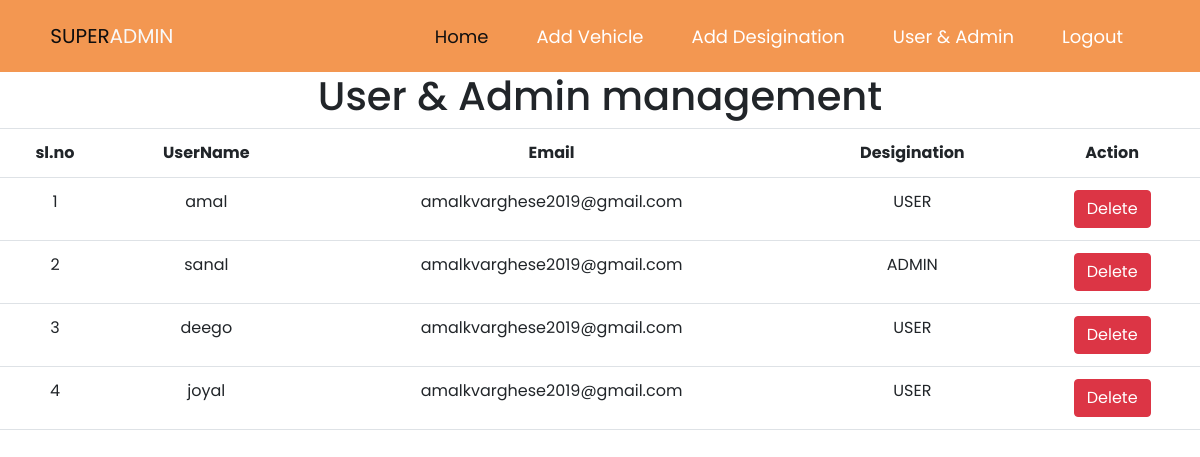
Before: /user_admin_list (signed in) with the older database file.
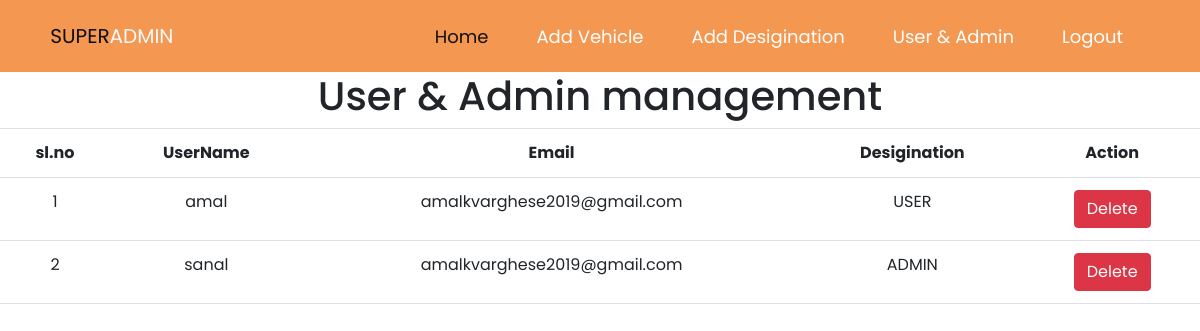
After: the same page with the newer database file.
### app/models.py (models this page shows, shortened)
class user_registration(models.Model):
    first_name=models.CharField(max_length=100,null=True)
    last_name=models.CharField(max_length=100,null=True)
    email=models.EmailField(max_length=100,null=True)
    username=models.CharField(max_length=100,null=True)
    password=models.CharField(max_length=100,null=True)
    desigination=models.ForeignKey(Desigination,on_delete=models.CASCADE)

class Desigination(models.Model):
    desigination=models.CharField(max_length=100,null=True)

### app/views.py (the view)
# urls.py: path('user_admin_list',views.user_admin_list,name='user_admin_list'),
def user_admin_list(request):
    if 'username' in request.session:
        std=user_registration.objects.all()
        return render(request,'user_admin_action.html',{'std':std})
    return redirect('user_logout')

### app/templates/user_admin_action.html (shortened to what this page needs)
{% extends 'base2.html' %}
{% block body %}
<table  class="table text-center">
  <h1 class="text-center ">User & Admin management</h1>
  <tr>
      <th>sl.no</th>
      <th>UserName</th>
      <th>Email</th>
      <th>Desigination</th>
      <th>Action</th>
  </tr>
  {% for p in std %}
 <tr>
      <td>{{forloop.counter}}</td>
      <td>{{p.username}}</td>
      <td>{{p.email}}</td>
      <td>{{p.desigination.desigination}}</td>
      <td><a href="{% url 'delete_user_admin' p.id %}" class="btn btn-danger ">Delete</a></td>
  </tr>
  {% endfor %}
</table>
{% endblock %}

Changed rows visible on the page:
removed user_registration: username "deego", email "amalkvarghese2019@gmail.com", desigination.desigination "USER"
removed user_registration: username "joyal", email "amalkvarghese2019@gmail.com", desigination.desigination "USER"
